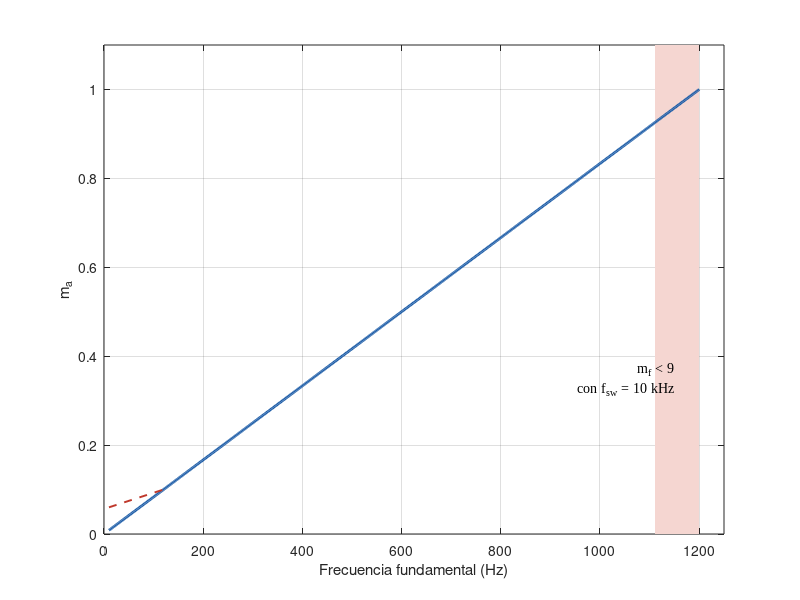

Recreate this plot in MATLAB. (Note: this script raises an error after producing the figure.)
% Figura 23. Índice de modulación y voltaje de línea contra frecuencia en el Canal 2 (ley V/f).
clear; close all;
fr = linspace(10, 1200, 600); ma = fr / 1200;
f = figure('Units', 'centimeters', 'Position', [2 2 16 8.5], 'Color', 'w');
patch([10e3/9 1200 1200 10e3/9], [0 0 1.1 1.1], [0.96 0.84 0.82], 'EdgeColor', 'none'); hold on;
p1 = plot(fr, ma, 'Color', [0.12 0.37 0.66], 'LineWidth', 2);
p2 = plot([10 120], [0.06 0.10], '--', 'Color', [0.75 0.22 0.17], 'LineWidth', 1.4);
text(1150, 0.35, {'m_f < 9', 'con f_{sw} = 10 kHz'}, 'HorizontalAlignment', 'right', 'FontName', 'Times New Roman');
xlim([0 1250]); ylim([0 1.1]); grid on; box on;
xlabel('Frecuencia fundamental (Hz)'); ylabel('m_a');
yyaxis right; ylim([0 1.1 * 7.35]); ylabel('V_{LL1,RMS} con bus de 12 V (V)');
legend([p1 p2], {'m_a = f / 1,2 kHz (V/f constante)', 'Incremento a baja frecuencia (por definir)'}, 'Location', 'northwest');
set(gca, 'FontName', 'Times New Roman', 'FontSize', 11);
exportgraphics(f, fullfile(carpeta_figuras, 'Figura_23_ma_vs_frecuencia.png'), 'Resolution', 300);
